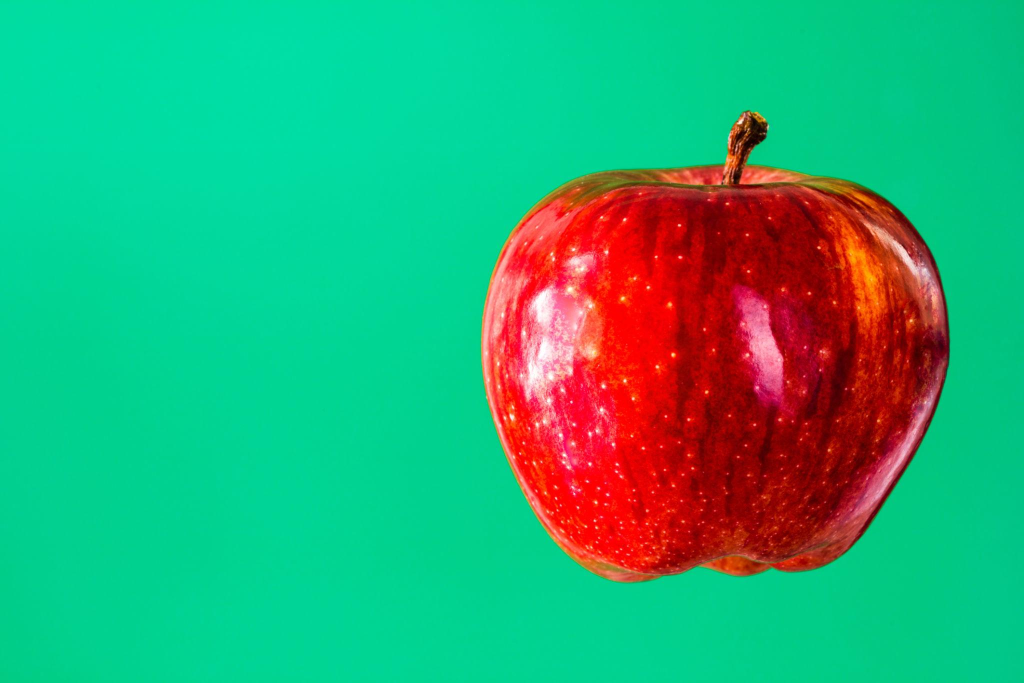
#> input picture Exp36_input_img.png, 2048 x 1366 px, found by its file name (shown at 1/2 size)
$ python Exp36.py
#> lines starting #> are read from the running program, lines starting #| are printed output that depends on the picture; after the words box and inside, x2 and y2 are one past the last pixel; in counts of white or black regions, pixels touching at a corner belong together
import cv2
import numpy as np

# Read input image
image = cv2.imread("D:\\github\\Computer-vision\\Exp36_input_img.png")
#> image is the input picture: shape (1366, 2048, 3); mean B, G, R 119, 169.5, 45.2

if image is None:
    print("Image not found. Keep the image in the same folder as this Python file.")
else:
    # Convert BGR image to HSV
    hsv = cv2.cvtColor(image, cv2.COLOR_BGR2HSV)
#> hsv: shape (1366, 2048, 3); mean H, S, V 74.2, 247.1, 205.7

    # Green background range
    lower_green = np.array([35, 50, 50])
    upper_green = np.array([85, 255, 255])

    # Detect green background
    background_mask = cv2.inRange(hsv, lower_green, upper_green)
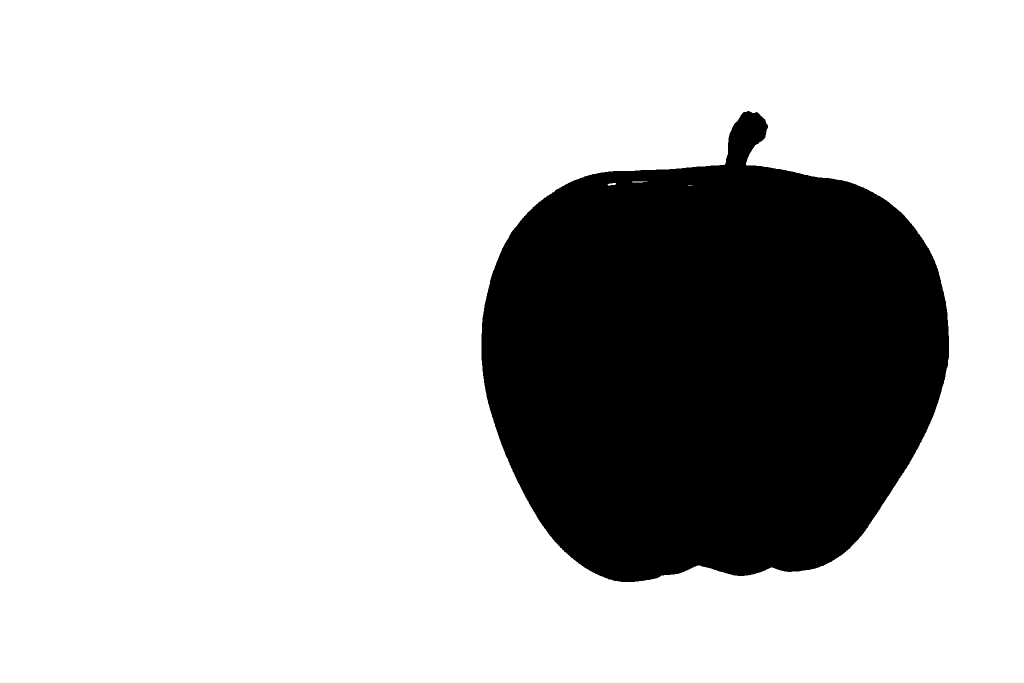
#> background_mask: shape (1366, 2048) (shown at 1/2 size); 76.9% white; 1 black region, box (x1, y1, x2, y2) and area: (963, 222, 1898, 1164) 646840

    # Keep everything except green background
    foreground_mask = cv2.bitwise_not(background_mask)
    result = cv2.bitwise_and(image, image, mask=foreground_mask)
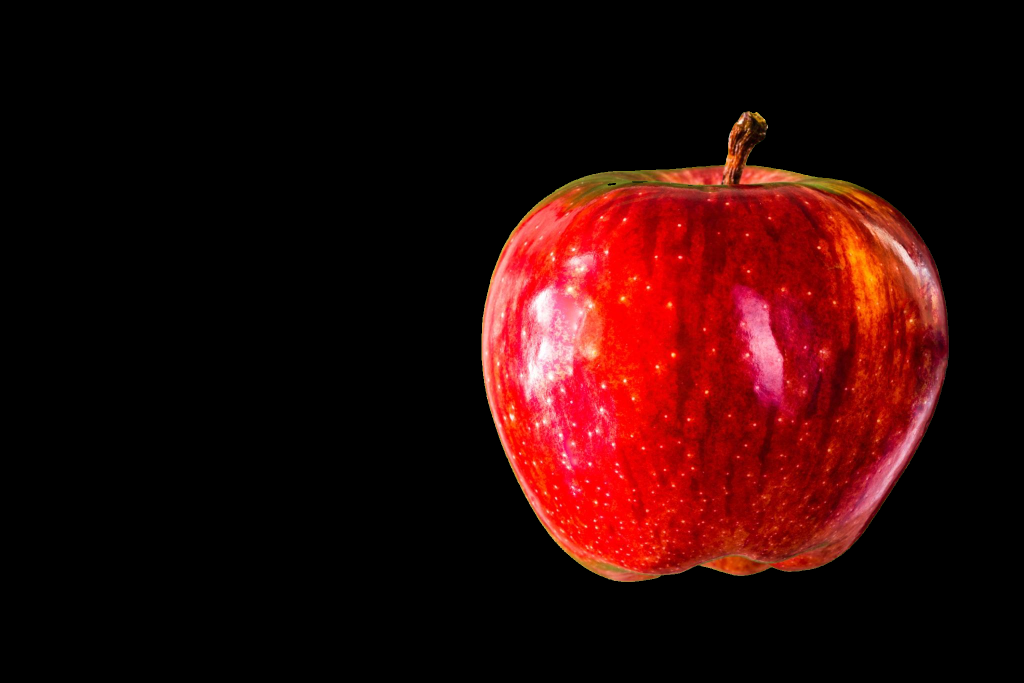
#> result: shape (1366, 2048, 3) (shown at 1/2 size); mean B, G, R 7.1, 8.1, 44.3

    # Resize images for display while maintaining aspect ratio
    max_width = 800
    max_height = 600

    h, w = image.shape[:2]
#> h = 1366; w = 2048
    scale = min(max_width / w, max_height / h, 1)
#> scale = 0.391

    new_size = (int(w * scale), int(h * scale))
#> new_size = (800, 533)

    original_display = cv2.resize(image, new_size)
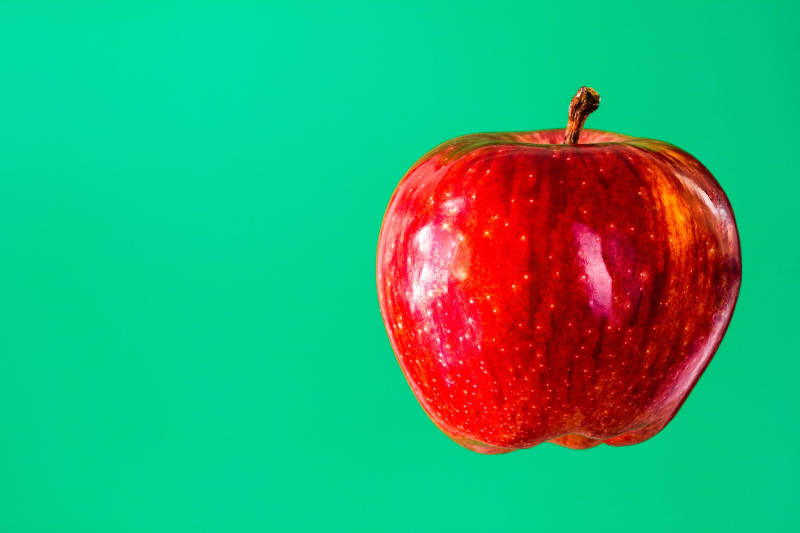
#> original_display: shape (533, 800, 3); mean B, G, R 119, 169.5, 45.2
    result_display = cv2.resize(result, new_size)
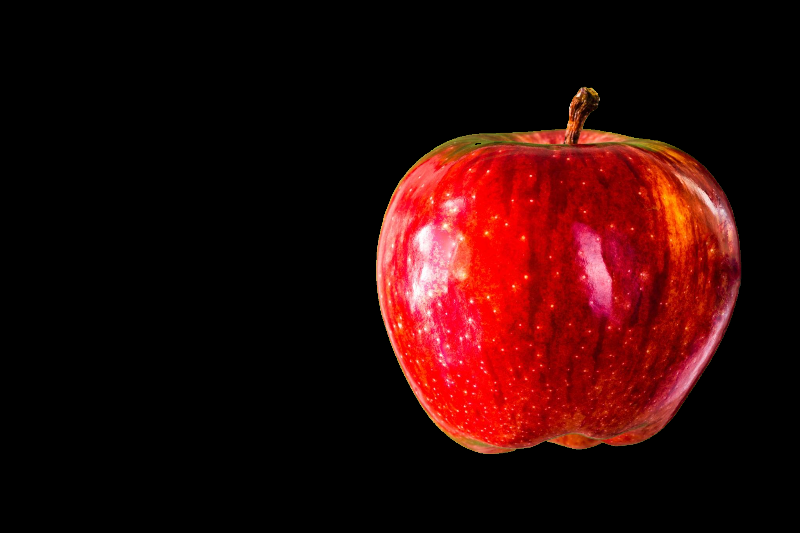
#> result_display: shape (533, 800, 3); mean B, G, R 7.1, 8, 44.3

    # Display
    cv2.imshow("Original Image", original_display)
    cv2.imshow("Background Removed", result_display)

    cv2.waitKey(0)
    cv2.destroyAllWindows()

$ run again, with Exp37_input_img.png copied over Exp36_input_img.png
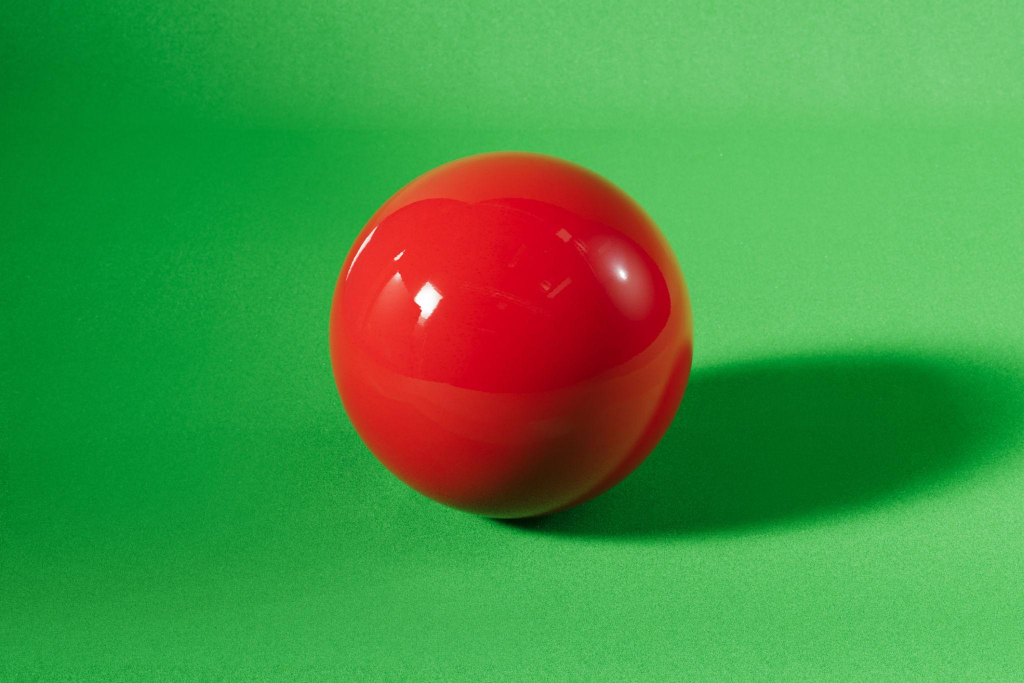
#> input picture Exp37_input_img.png, 2048 x 1366 px, found by its file name (shown at 1/2 size)
#> image is the input picture: shape (1366, 2048, 3); mean B, G, R 66.6, 147.7, 71
#> hsv: shape (1366, 2048, 3); mean H, S, V 65.7, 190.1, 169.3
#> `background_mask = cv2.inRange(hsv, lower_green, upper_green)`:
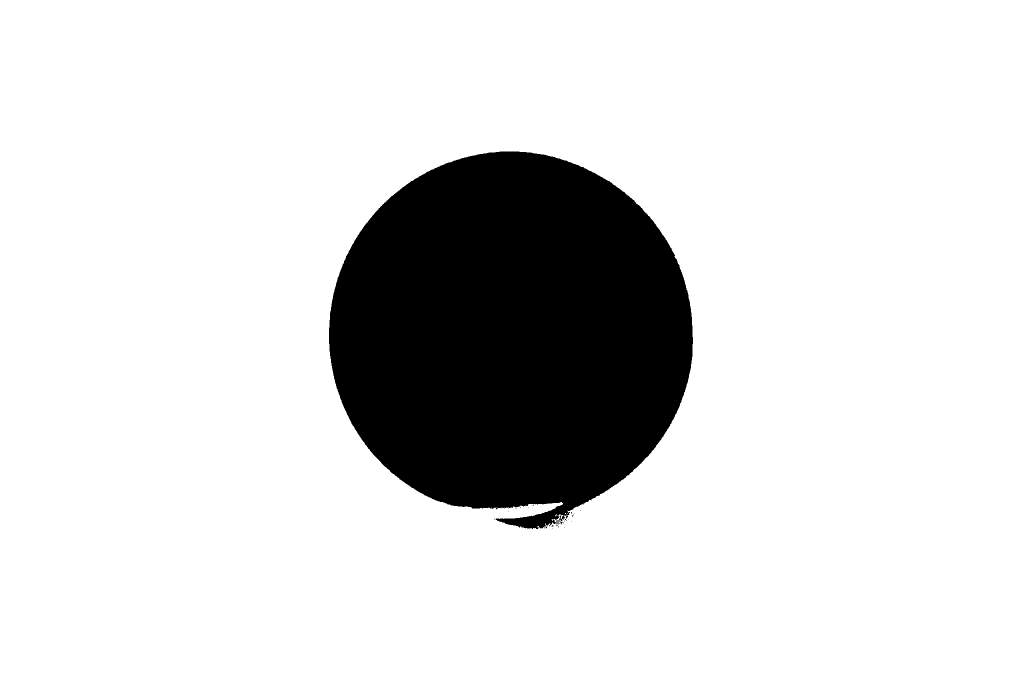
#> background_mask: shape (1366, 2048) (shown at 1/2 size); 85.1% white; 29 black regions (28 under 20 px), largest, box (x1, y1, x2, y2) and area: (658, 303, 1386, 1058) 417380
#> `result_display = cv2.resize(result, new_size)`:
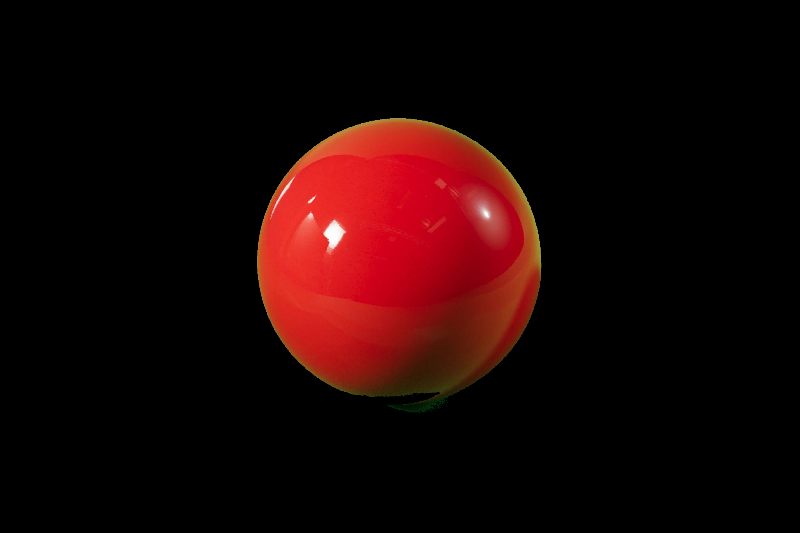
#> result_display: shape (533, 800, 3); mean B, G, R 4.4, 5, 26.6

$ run again, with Exp38_input_img.jpeg saved as Exp36_input_img.png
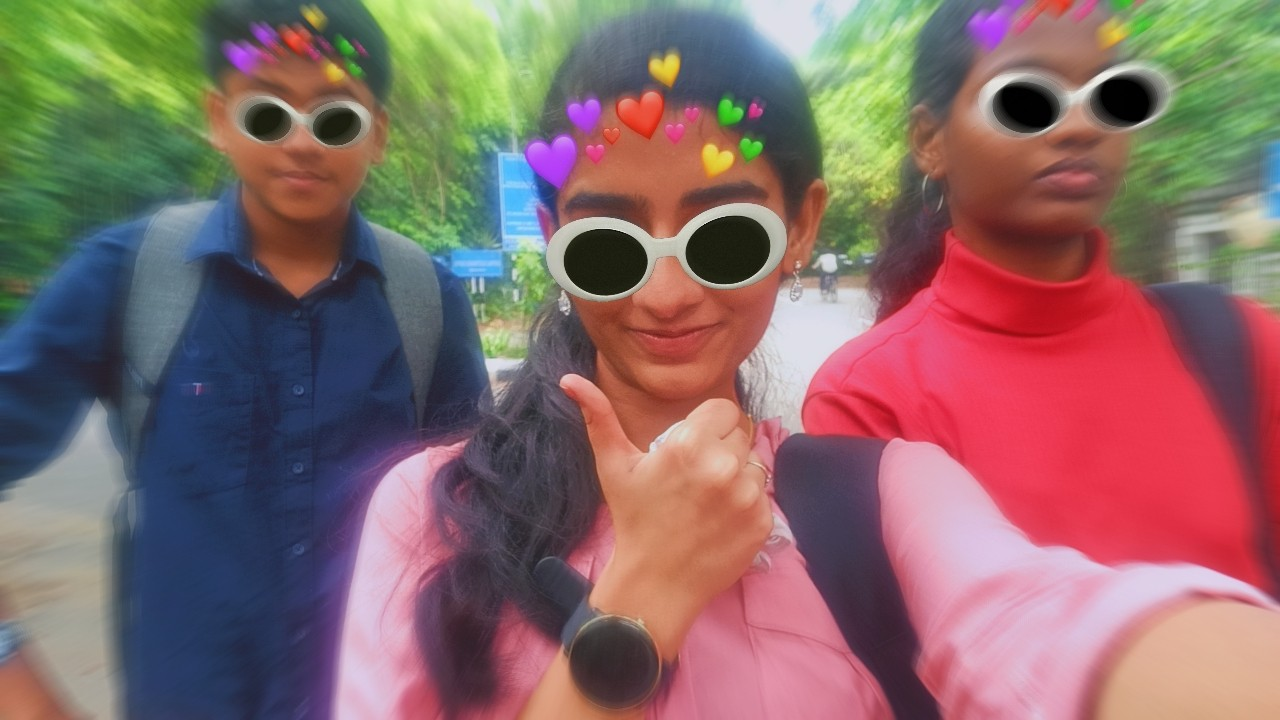
#> input picture Exp38_input_img.jpeg, 1280 x 720 px, found by its file name
#> image is the input picture: shape (720, 1280, 3); mean B, G, R 104.3, 105.8, 135.7
#> hsv: shape (720, 1280, 3); mean H, S, V 93.6, 109, 153.3
#> `background_mask = cv2.inRange(hsv, lower_green, upper_green)`:
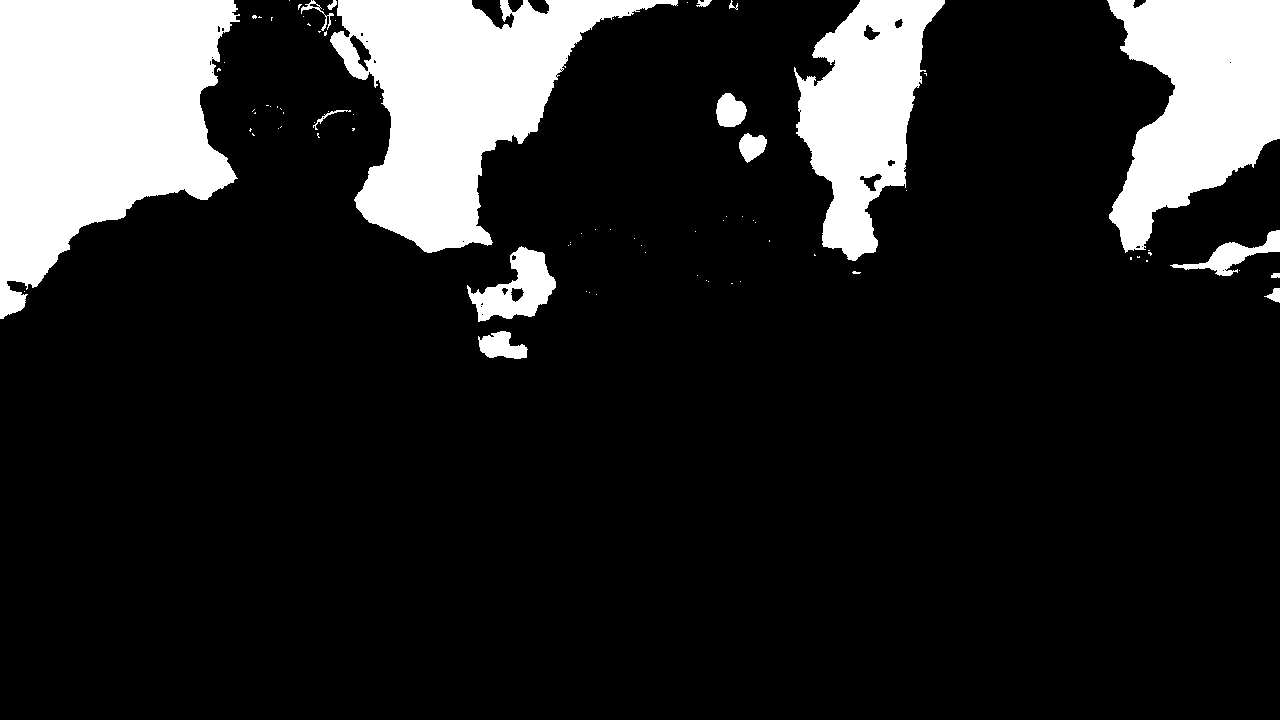
#> background_mask: shape (720, 1280); 15.9% white; 83 white regions (67 under 20 px), largest, box (x1, y1, x2, y2) and area: (0, 0, 240, 319) 50546, (330, 0, 678, 253) 39645, (1107, 0, 1280, 253) 27610
#> `result = cv2.bitwise_and(image, image, mask=foreground_mask)`:
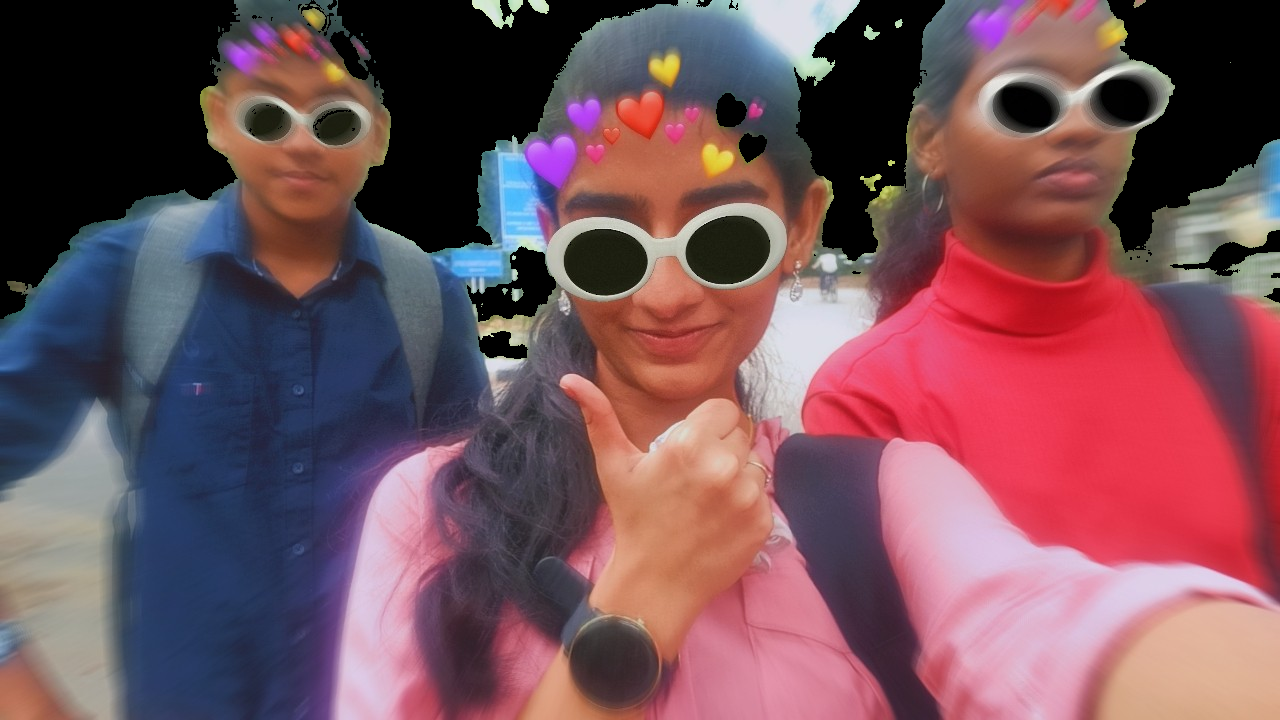
#> result: shape (720, 1280, 3); mean B, G, R 90, 80.9, 117.5
